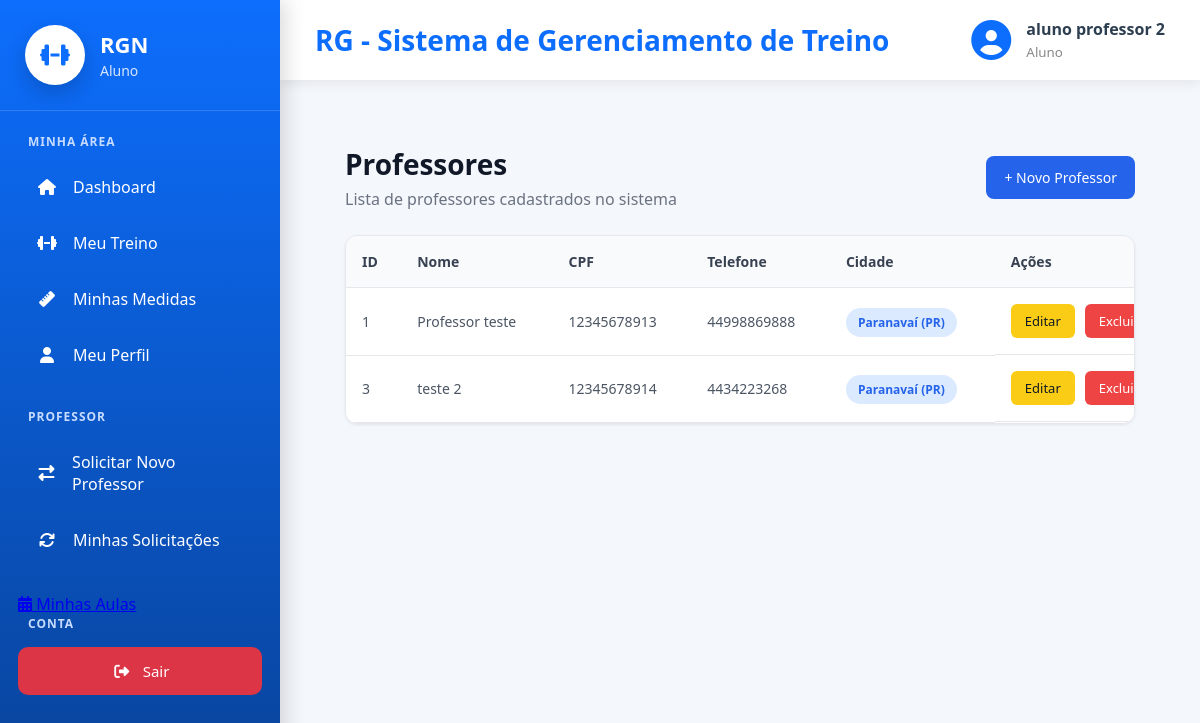
/cadastros/listar/professor/ (signed in), run on the app's committed database.
### cadastros/models.py (models this page shows, shortened)
class Auditoria(models.Model):
    cadastrado_em = models.DateTimeField(auto_now_add=True, verbose_name="Cadastrado em")
    atualizado_em = models.DateTimeField(auto_now=True, verbose_name="Atualizado em")
    class Meta:
        abstract = True

class Pessoa(Auditoria):
    TIPO_CHOICES = [
        ('ALUNO', 'Aluno'),
        ('PROFESSOR', 'Professor')
    ]
    SEXO_CHOICES = [
        ('M', 'Masculino'),
        ('F', 'Feminino'),
        ('O', 'Outro'),
    ]
    NIVEL_CHOICES = [
        (1, 'Iniciante'),
        (2, 'Intermediário'),
        (3, 'Avançado'),
    ]
    tipo = models.CharField(max_length=20, choices=TIPO_CHOICES, verbose_name="Tipo de Pessoa")
    nome = models.CharField(max_length=50, verbose_name="Nome")
    idade = models.IntegerField(verbose_name="Idade", null=True, blank=True)
    cpf = models.CharField(max_length=11, unique=True, verbose_name="CPF")
    telefone = models.CharField(max_length=15, verbose_name="Telefone")
    objetivo = models.TextField(verbose_name="Objetivo", null=True, blank=True)
    sexo = models.CharField(max_length=20, choices=SEXO_CHOICES, verbose_name="Sexo", null=True, blank=True)
    nivel = models.IntegerField(choices=NIVEL_CHOICES, verbose_name="Nível", null=True, blank=True)
    cidade = models.ForeignKey(Cidade, on_delete=models.PROTECT)
    professor = models.ForeignKey("self", on_delete=models.PROTECT, related_name="alunos", limit_choices_to={"tipo": "PROFESSOR"}, null=True, blank=True)
    usuario = models.OneToOneField("auth.User", on_delete=models.CASCADE, related_name="pessoa_usuario")

class Cidade(Auditoria):
    nome = models.CharField(max_length=50, verbose_name="Nome da Cidade")
    estado = models.ForeignKey(Estado, on_delete=models.PROTECT)
    def __str__(self):
        return "{} ({})".format(self.nome, self.estado.sigla)

class Estado(Auditoria):
    nome = models.CharField(max_length=50, verbose_name="Nome do Estado")
    sigla = models.CharField(max_length=2, verbose_name="Sigla")

### cadastros/views.py (the view)
# urls.py: path('listar/professor/', ProfessorList.as_view(), name="listar-professor"),
class ProfessorList(LoginRequiredMixin, GroupRequiredMixin, ListView):
    login_url = reverse_lazy('login')
    model = Pessoa
    template_name = "cadastros/listar_professores.html"
    group_required = ["Administrador"]
    def get_queryset(self):
        return Pessoa.objects.filter(
            tipo="PROFESSOR"
        )

### cadastros/templates/cadastros/listar_professores.html
{% extends 'modelo.html' %}
{% load static %}
{% block css %}
<link rel="stylesheet" href="{% static 'css/cadastros/listar_professores.css' %}">
<link rel="stylesheet" href="{% static 'css/paginas/modelo.css' %}">
{% endblock %}
{% block main %}
<div class="list-container">
    <div class="list-header">
        <div>
            <h2>Professores</h2>
            <p>Lista de professores cadastrados no sistema</p>
        </div>
        <a href="{% url 'cadastrar-professor' %}" class="btn-novo">
            + Novo Professor
        </a>
    </div>
    <div class="table-container">
        <table class="table-list">
            <thead>
                <tr>
                    <th>ID</th>
                    <th>Nome</th>
                    <th>CPF</th>
                    <th>Telefone</th>
                    <th>Cidade</th>
                    <th>Ações</th>
                </tr>
            </thead>
            <tbody>
                {% for professor in object_list %}
                <tr>
                    <td>{{ professor.id }}</td>
                    <td>{{ professor.nome }}</td>
                    <td>{{ professor.cpf }}</td>
                    <td>{{ professor.telefone }}</td>
                    <td><span class="badge">{{ professor.cidade }}</span></td>
                    <td class="acoes">
                        <a href="{% url 'editar-professor' professor.id %}" class="btn-editar">Editar</a>
                        <a href="{% url 'excluir-professor' professor.id %}" class="btn-deletar">Excluir</a>
                    </td>
                </tr>
                {% empty %}
                <tr>
                    <td colspan="6" class="sem-registro">Nenhum professor cadastrado.</td>
                </tr>
                {% endfor %}
            </tbody>
        </table>
    </div>
</div>
{% endblock %}

### paginas/templates/modelo.html (shortened to what this page needs)
{% load static %}
<!DOCTYPE html>
<html lang="pt-br">
<head>
    <link rel="stylesheet" href="{% static 'css/paginas/modelo.css' %}">
    <link rel="stylesheet" href="{% static 'css/paginas/menu.css' %}">
    <link rel="stylesheet" href="{% static 'css/paginas/dashboard/dashboard_admin.css' %}">
    <link rel="stylesheet" href="{% static 'css/paginas/dashboard/dashboard_aluno.css' %}">
    <link rel="stylesheet" href="{% static 'css/paginas/dashboard/dashboard_professor.css' %}">
    <link rel="stylesheet"
          href="https://cdnjs.cloudflare.com/ajax/libs/font-awesome/6.7.2/css/all.min.css">
    {% block css %}
    {% endblock %}
</head>
<body>
<div class="layout">
    {% if request.user.is_authenticated %}
        {% if is_admin %}
            {% include 'menus/menu_admin.html' %}
        {% elif is_professor %}
            {% include 'menus/menu_professor.html' %}
        {% elif is_aluno %}
            {% include 'menus/menu_aluno.html' %}
        {% endif %}
    {% endif %}
    <div class="main-area">
        <header class="topbar">
            <div class="titulo">
                <h2>
                    {% block titulo %}
                        RG - Sistema de Gerenciamento de Treino
                    {% endblock %}
                </h2>
            </div>
            {% if request.user.is_authenticated %}
            <div class="usuario">
                <i class="fas fa-circle-user"></i>
                <div>
                    <strong>
                        {{ request.user.pessoa_usuario.nome }}
                    </strong>
                    <small>
                        {% if is_admin %}
                            Administrador
                        {% elif is_professor %}
                            Professor
                        {% elif is_aluno %}
                            Aluno
                        {% endif %}
                    </small>
                </div>
            </div>
            {% endif %}
        </header>
        <main class="conteudo">
            {% block main %}
            {% endblock %}
        </main>
    </div>
</div>
</body>
</html>

### static/css/paginas/modelo.css (style rules this page uses)
* { margin:0; padding:0; box-sizing:border-box; font-family:"Segoe UI",sans-serif; }
body { background:#f4f7fb; color:#2c3e50; }
.layout { display:flex; min-height:100vh; }
.main-area { margin-left:280px; width:calc(100% - 280px); display:flex; flex-direction:column; }
.topbar { height:80px; background:white; display:flex; justify-content:space-between; align-items:center; padding:0 35px; box-shadow:0 3px 12px rgba(0,0,0,.08); }
.titulo h2 { color:#0d6efd; font-size:28px; }
.usuario { display:flex; align-items:center; gap:15px; }
.usuario i { font-size:40px; color:#0d6efd; }
.usuario strong { display:block; font-size:16px; }
.usuario small { color:#888; }
.conteudo { flex:1; padding:35px; }

### static/css/paginas/menu.css (style rules this page uses)
.badge { background: #dc3545; color: white; font-size: 11px; font-weight: 700; padding: 2px 7px; border-radius: 10px; margin-left: auto; }

### static/css/paginas/dashboard/dashboard_admin.css (style rules this page uses)
* { margin:0; padding:0; box-sizing:border-box; }

### static/css/cadastros/listar_professores.css (style rules this page uses)
.list-container { padding: 30px; }
.list-header { display: flex; align-items: center; justify-content: space-between; margin-bottom: 25px; }
.list-header h2 { font-size: 28px; color: #111827; margin-bottom: 5px; }
.list-header p { color: #6b7280; }
.btn-novo { background: #2563eb; color: #fff; padding: 12px 18px; border-radius: 8px; text-decoration: none; font-size: 14px; font-weight: 500; }
.table-container { background: #fff; border-radius: 12px; overflow-x: auto; border: 1px solid #e5e7eb; box-shadow: 0 1px 3px rgba(0,0,0,0.08); }
.table-list { width: 100%; border-collapse: collapse; min-width: 850px; }
.table-list thead { background: #f9fafb; }
.table-list th, .table-list td { padding: 16px; text-align: left; font-size: 14px; border-bottom: 1px solid #e5e7eb; }
.table-list th { color: #374151; }
.table-list td { color: #4b5563; }
.badge { background: #dbeafe; color: #2563eb; padding: 6px 12px; border-radius: 20px; font-size: 12px; font-weight: 600; }
.acoes { display: flex; gap: 10px; }
.btn-editar, .btn-deletar { padding: 8px 14px; border-radius: 6px; text-decoration: none; font-size: 13px; }
.btn-editar { background: #facc15; color: #111827; }
.btn-deletar { background: #ef4444; color: #fff; }

### data on the page
Pessoa: id "1", nome "Professor teste", cpf "12345678913", telefone "44998869888", cidade "Paranavaí (PR)"
Pessoa: id "3", nome "teste 2", cpf "12345678914", telefone "4434223268", cidade "Paranavaí (PR)"

### other printed values
{{ request.user.pessoa_usuario.nome }} "aluno professor 2"
